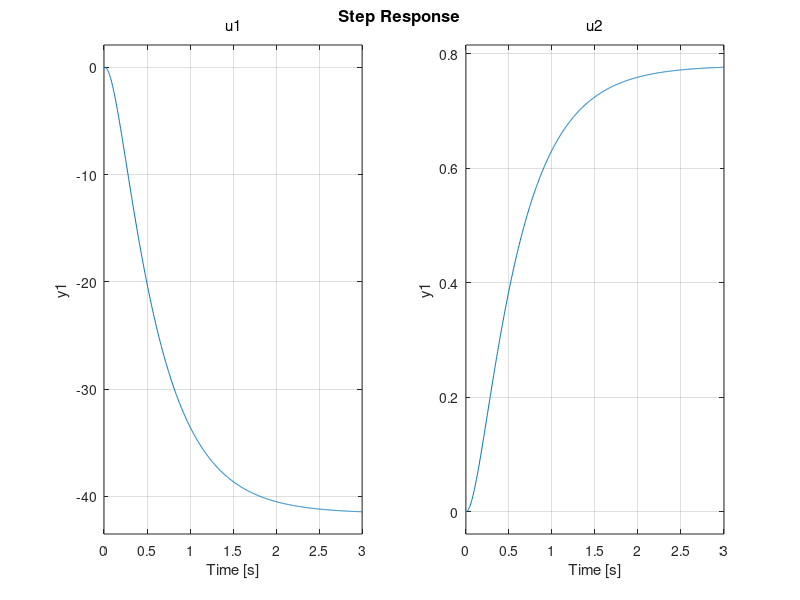

Recreate this plot in MATLAB. (Note: this script raises an error after producing the figure.)
close all
clear

%% Parametry
m = .00575;
g = 9.81;
FemP1 = .017521;
FemP2 = .0058231;
f1 = .00014142;
f2 = .0045626;
ki = 2.5165;
ci = .0243;
d = .0792;
bd = .06;
xd = d-bd;
x10 = .008;
x20 = 0;
x30 = .75;
u10 = 0.2883767137;

a21 = 1/(2*m)*x30^2*FemP1/FemP2*exp(-x10/FemP2); 
a23 = -1/(m)*x30*FemP1/FemP2*exp(-x10/FemP2); 
a31 = 1/f1*exp(x10/f2)*(ki*u10+ci-x30); 
a33 = -f2/f1*exp(x10/f2);
b31 = ki*f2/f1*exp(x10/f2);
A = [0 1 0; a21 0 a23; a31 0 a33];
B = [0 0; 0 g; b31 0];
C = [1 0 0];
D = 0;

%% Sprawdzenie jakie wartości wymuszeń spowodują przyciągnięcie kuli. Zbadanie odpowiedzi skokowej w układzie otwartym.
ob = ss(A, B, C, D);
sys1 = tf(ob)
% figure; step(sys1(2))

%% Wzmocnienia sprzężenia od stanu
% dla s = [2 7 80] odpowiedź ustala się na wartości
s = [2 7 80];
k = -place(A, B, -s);
A2=A+B*k
% eig(A2)
figure; step(ss(A2, B, C, D));

%% Sprzężenie od stanu

x0 = [0; 0; 0]     % warunki poczatkowe
t = 0:0.01:120;     % wektor czasu
[t, x] = ode45(@odefun, t, x0, [], A, B, k);

% Rysowanie wykresow
figure; plot(t, x(:,1));
xlabel('t [sek]'); ylabel('y(t) [cm]');

function dxdt = odefun(t, x, A, B, k)
    u = 1 +k*x;
    dxdt = A * x + B * u;
end

